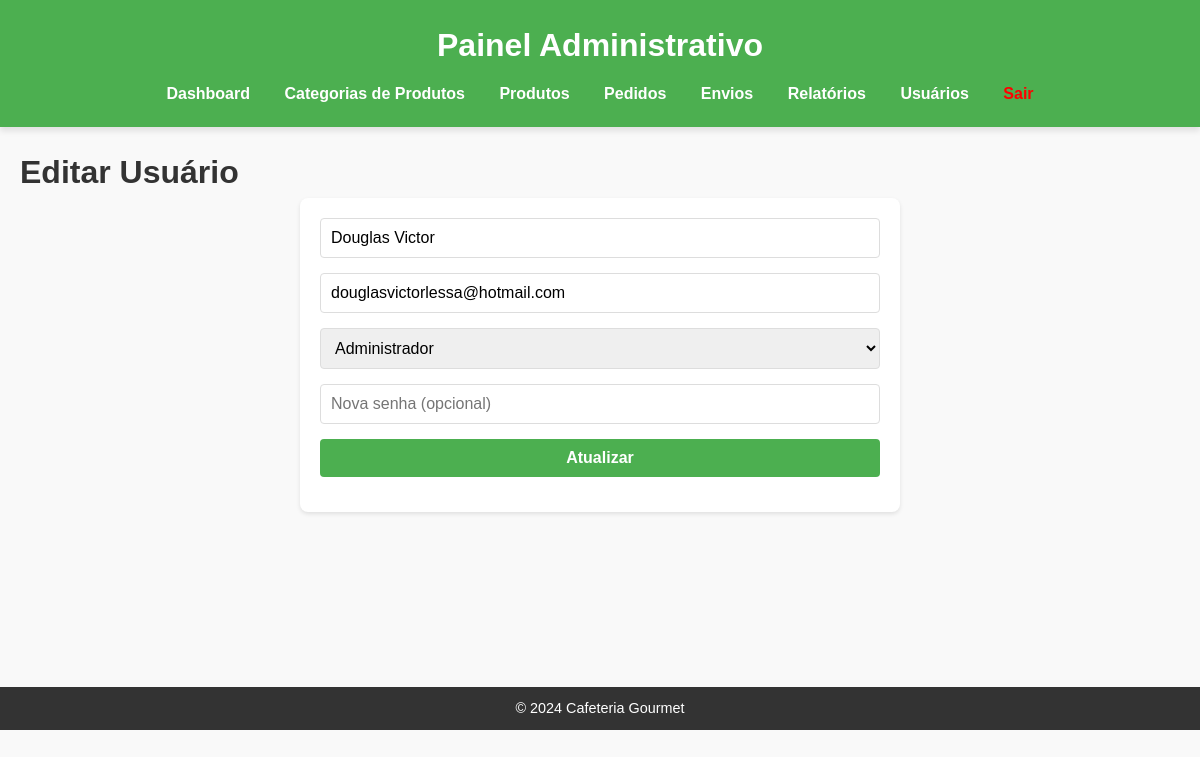
Page /cms/users/edit.php?id=1 (signed in) on the committed database.
### tables this page shows
CREATE TABLE `users` (
  `id` int(11) NOT NULL,
  `name` varchar(255) NOT NULL,
  `email` varchar(200) NOT NULL,
  `password` varchar(255) NOT NULL,
  `role` enum('admin','customer') DEFAULT 'customer',
  `created_at` timestamp NULL DEFAULT current_timestamp(),
  `updated_at` timestamp NULL DEFAULT current_timestamp() ON UPDATE current_timestamp()
);

### cms/users/edit.php (the view, shortened to what this page needs)
<?php
require '../includes/db.php';
$id = $_GET['id'] ?? null;
$stmt = $pdo->prepare('SELECT * FROM users WHERE id = :id');
$stmt->execute(['id' => $id]);
$user = $stmt->fetch();
?>
<?php include '../header_admin.php'; ?>
    <h1>Editar Usuário</h1>
    <form method="POST">
        <input type="text" name="name" placeholder="Nome" value="<?php echo htmlspecialchars($user['name']); ?>" required>
        <input type="email" name="email" placeholder="E-mail" value="<?php echo htmlspecialchars($user['email']); ?>" required>
        <select name="role" required>
            <option value="admin" <?php if ($user['role'] === 'admin') echo 'selected'; ?>>Administrador</option>
        </select>
        <input type="password" name="password" placeholder="Nova senha (opcional)">
        <button type="submit">Atualizar</button>
    </form>
<?php include '../footer_admin.php'; ?>

### cms/assets/style.css (style rules this page uses)
* { margin: 0; padding: 0; box-sizing: border-box; }
body { font-family: 'Arial', sans-serif; line-height: 1.6; color: #333; background-color: #f9f9f9; margin: 0; }
form { background-color: #fff; padding: 20px; border-radius: 8px; box-shadow: 0 2px 4px rgba(0, 0, 0, 0.1); max-width: 600px; margin: 0 auto 20px auto; }
form input, form textarea, form select, form button { width: 100%; padding: 10px; margin-bottom: 15px; border: 1px solid #ddd; border-radius: 4px; font-size: 1rem; }
form button { background-color: #4CAF50; color: #fff; border: none; font-weight: bold; cursor: pointer; transition: background-color 0.3s; }

### rows in the picture
users: name "Douglas Victor", email "douglasvictorlessa@hotmail.com", role "Administrador"
